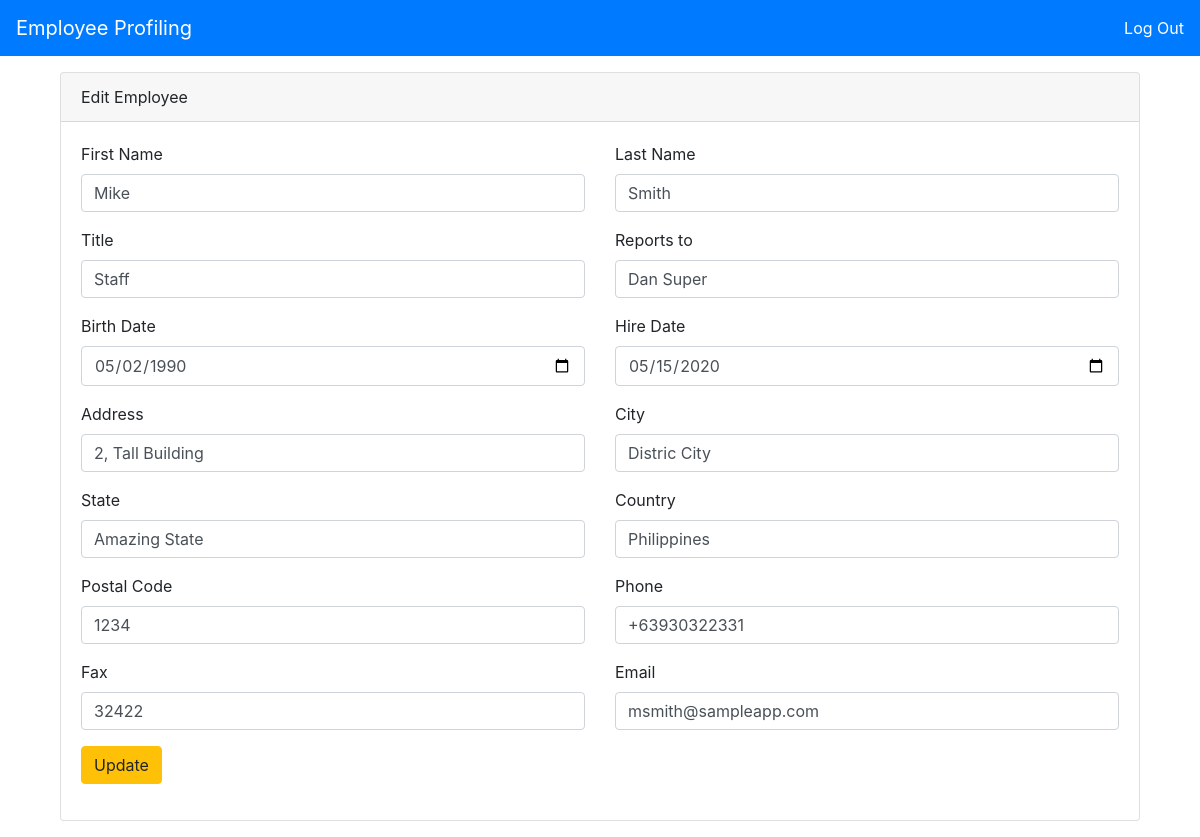
Screenshot of /employee_edit.php?2 (signed in) with the database file from the repository.
### tables this page shows
CREATE TABLE `employee` (
  `e_id` int(11) NOT NULL,
  `e_firstname` varchar(50) NOT NULL,
  `e_lastname` varchar(50) NOT NULL,
  `e_title` varchar(50) NOT NULL,
  `e_reportsTo` varchar(50) NOT NULL,
  `e_birthdate` date NOT NULL,
  `e_hiredate` date NOT NULL,
  `e_address` varchar(300) NOT NULL,
  `e_city` varchar(50) NOT NULL,
  `e_state` varchar(50) NOT NULL,
  `e_country` varchar(50) NOT NULL,
  `e_postal` int(10) NOT NULL,
  `e_phone` varchar(30) NOT NULL,
  `e_fax` varchar(20) NOT NULL,
  `e_email` varchar(100) NOT NULL
);

### lib/includes/autoload.inc.php (called while the page is built, shortened)
<?php
function autoLoader($classname){
	$dir = "lib/class/";
	$ext = ".class.php";
	$path = $dir . $classname . $ext;
}
?>

### lib/class/dbconn.class.php (called while the page is built, shortened)
<?php
class dbconn {
	private $host = "127.0.0.1";
	private $user = "root";
	private $pass = "";
	private $db = "employee_profiling";
	protected function conn() {
		try {
			$det = "mysql:host=". $this->host .";dbname=". $this->db;
			$this->pdo = new PDO($det, $this->user, $this->pass);
			$this->pdo->setAttribute( PDO::ATTR_DEFAULT_FETCH_MODE, PDO::FETCH_ASSOC);
			return $this->pdo;
		} catch (PDOException $e) {
			echo "Error: ". $e->getMessage();
		}
	}
}
?>

### lib/class/employee.class.php (called while the page is built, shortened)
<?php
class employee extends dbconn {
	protected function getDetails($id) {
		$emp = $this->conn()->prepare("SELECT * FROM employee WHERE e_id = ?");
		$emp->execute([$id]);
		$result = $emp->fetch();
		return $result;
	}
}
?>

### lib/class/employeeView.class.php (called while the page is built, shortened)
<?php
class employeeView extends employee {
	public function viewEmployee($id) {
		return $this->getDetails($id);
	}
}
?>

### employee_edit.php (the view, shortened to what this page needs)
<?php
include 'lib/includes/autoload.inc.php';
?>
<!DOCTYPE html>
<html>
<head>
	<link rel="stylesheet" href="https://maxcdn.bootstrapcdn.com/bootstrap/4.0.0/css/bootstrap.min.css">
</head>
<body>
	<nav class="navbar navbar-expand-lg navbar-dark bg-primary mb-3">
	  <a class="navbar-brand" href="index.php">Employee Profiling</a>
	  <a class="text-white" href="logout.php">Log Out</a>
	</nav>
	<?php
	$employee = new employeeView;
	$employeeDetails = $employee->viewEmployee($_SERVER['QUERY_STRING']);
	?>
	<div class="container">
		<div class="row mb-3">
			<div class="col-12 mx-auto">
				<div class="col-md-12">
					<div class="card">
						<div class="card-header">
							Edit Employee
						</div>
						<div class="card-body">
							<form action="employee_update.php" method="post">
								<div class="row">
									<div class="col-md-6">
										<div class="form-group">
										    <label for="first-name">First Name</label>
											<input type="text" class="form-control" name="first-name" value="<?=$employeeDetails['e_firstname']?>">
										</div>
									</div>
									<div class="col-md-6">
										<div class="form-group">
										    <label for="first-name">Last Name</label>
											<input type="text" class="form-control" name="last-name" value="<?=$employeeDetails['e_lastname']?>">
										</div>
									</div>
								</div>
								<div class="row">
									<div class="col-md-6">
										<div class="form-group">
										    <label for="first-name">Title</label>
											<input type="text" class="form-control" name="title" value="<?=$employeeDetails['e_title']?>">
										</div>
									</div>
									<div class="col-md-6">
										<div class="form-group">
										    <label for="first-name">Reports to</label>
											<input type="text" class="form-control" name="reportsTo" value="<?=$employeeDetails['e_reportsTo']?>">
										</div>
									</div>
								</div>
								<div class="row">
									<div class="col-md-6">
										<div class="form-group">
										    <label for="first-name">Birth Date</label>
											<input type="date" class="form-control" name="birthday" value="<?=$employeeDetails['e_birthdate']?>">
										</div>
									</div>
									<div class="col-md-6">
										<div class="form-group">
										    <label for="first-name">Hire Date</label>
											<input type="date" class="form-control" name="hireDate" value="<?=$employeeDetails['e_hiredate']?>">
										</div>
									</div>
								</div>
								<div class="row">
									<div class="col-md-6">
										<div class="form-group">
										    <label for="first-name">Address</label>
											<input type="text" class="form-control" name="address" value="<?=$employeeDetails['e_address']?>">
										</div>
									</div>
									<div class="col-md-6">
										<div class="form-group">
										    <label for="first-name">City</label>
											<input type="text" class="form-control" name="city" value="<?=$employeeDetails['e_city']?>">
										</div>
									</div>
								</div>
								<div class="row">
									<div class="col-md-6">
										<div class="form-group">
										    <label for="first-name">State</label>
											<input type="text" class="form-control" name="state" value="<?=$employeeDetails['e_state']?>">
										</div>
									</div>
									<div class="col-md-6">
										<div class="form-group">
										    <label for="first-name">Country</label>
											<input type="text" class="form-control" name="country" value="<?=$employeeDetails['e_country']?>">
										</div>
									</div>
								</div>
								<div class="row">
									<div class="col-md-6">
										<div class="form-group">
										    <label for="first-name">Postal Code</label>
											<input type="text" class="form-control" name="postal" value="<?=$employeeDetails['e_postal']?>">
										</div>
									</div>
									<div class="col-md-6">
										<div class="form-group">
										    <label for="first-name">Phone</label>
											<input type="text" class="form-control" name="phone" value="<?=$employeeDetails['e_phone']?>">
										</div>
									</div>
								</div>
								<div class="row">
									<div class="col-md-6">
										<div class="form-group">
										    <label for="first-name">Fax</label>
											<input type="text" class="form-control" name="fax" value="<?=$employeeDetails['e_fax']?>">
										</div>
									</div>
									<div class="col-md-6">
										<div class="form-group">
										    <label for="first-name">Email</label>
											<input type="email" class="form-control" name="email" value="<?=$employeeDetails['e_email']?>">
										</div>
									</div>
								</div>
								<div class="row">
									<div class="col-md-12">
										<div class="form-group">
											<button class="btn btn-warning" type="submit">Update</button>
										</div>
									</div>
								</div>
							</form>
						</div>
					</div>
				</div>
			</div>
		</div>
	</div>
</body>
</html>

### rows the page displays
employee: first-name "Mike", last-name "Smith", title "Staff", reportsTo "Dan Super", birthday "05/02/1990", hireDate "05/15/2020", address "2, Tall Building", city "Distric City", state "Amazing State", country "Philippines", postal "1234", phone "+63930322331", fax "32422", email "msmith@sampleapp.com"
